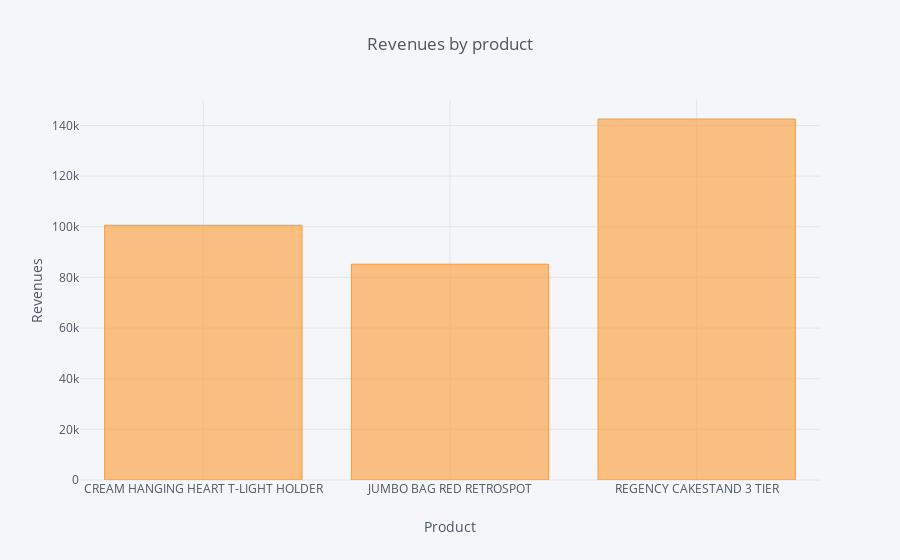

This figure's notebook cell:
### Code cell
@interact(Product='')

def chart(Product):
    data_product = data[data['PaymentMethod'].str.contains(Payment)]
    data = data.groupby('TenureLevel').agg({'MonthlyCharges':'sum'}).reset_index()
    custom_dict = {'New': 0, 'Regular': 1, 'Loyal': 2, 'Very Loyal' : 3}  
    data = data.iloc[data['TenureLevel'].map(custom_dict).argsort()].set_index('TenureLevel')
    
    data.iplot(kind='bar', xTitle='Values')
    data.loc[data['Description'].isin(product_list)].pivot_table(index = 'Description', 
                                                             values = 'Revenue', 
                                                             aggfunc = 'sum').reset_index().iplot(kind = 'bar',
                                                                                                  x = 'Description',
                                                                                                  y = 'Revenue',
                                                                                                  xTitle = 'Product',
                                                                                                  yTitle = 'Revenues',
                                                                                                  title = 'Revenues by product')

### Figure 1 — Plotly figure (JSON) as saved in the notebook; plotly's stock layout.template omitted (floating-point values rounded to 4 significant figures)
{"data": [{"marker": {"color": "rgba(255, 153, 51, 0.6)", "line": {"color": "rgba(255, 153, 51, 1.0)", "width": 1}}, "name": "Revenue", "orientation": "v", "text": "", "type": "bar", "uid": "75bc9e4a-8d78-4f79-b3d3-287dc7904e59", "x": ["CREAM HANGING HEART T-LIGHT HOLDER", "JUMBO BAG RED RETROSPOT", "REGENCY CAKESTAND 3 TIER"], "y": [100600.0, 85220.0, 142600.0]}], "layout": {"legend": {"bgcolor": "#F5F6F9", "font": {"color": "#4D5663"}}, "paper_bgcolor": "#F5F6F9", "plot_bgcolor": "#F5F6F9", "title": {"font": {"color": "#4D5663"}, "text": "Revenues by product"}, "xaxis": {"gridcolor": "#E1E5ED", "showgrid": true, "tickfont": {"color": "#4D5663"}, "title": {"font": {"color": "#4D5663"}, "text": "Product"}, "zerolinecolor": "#E1E5ED"}, "yaxis": {"gridcolor": "#E1E5ED", "showgrid": true, "tickfont": {"color": "#4D5663"}, "title": {"font": {"color": "#4D5663"}, "text": "Revenues"}, "zerolinecolor": "#E1E5ED"}}}
